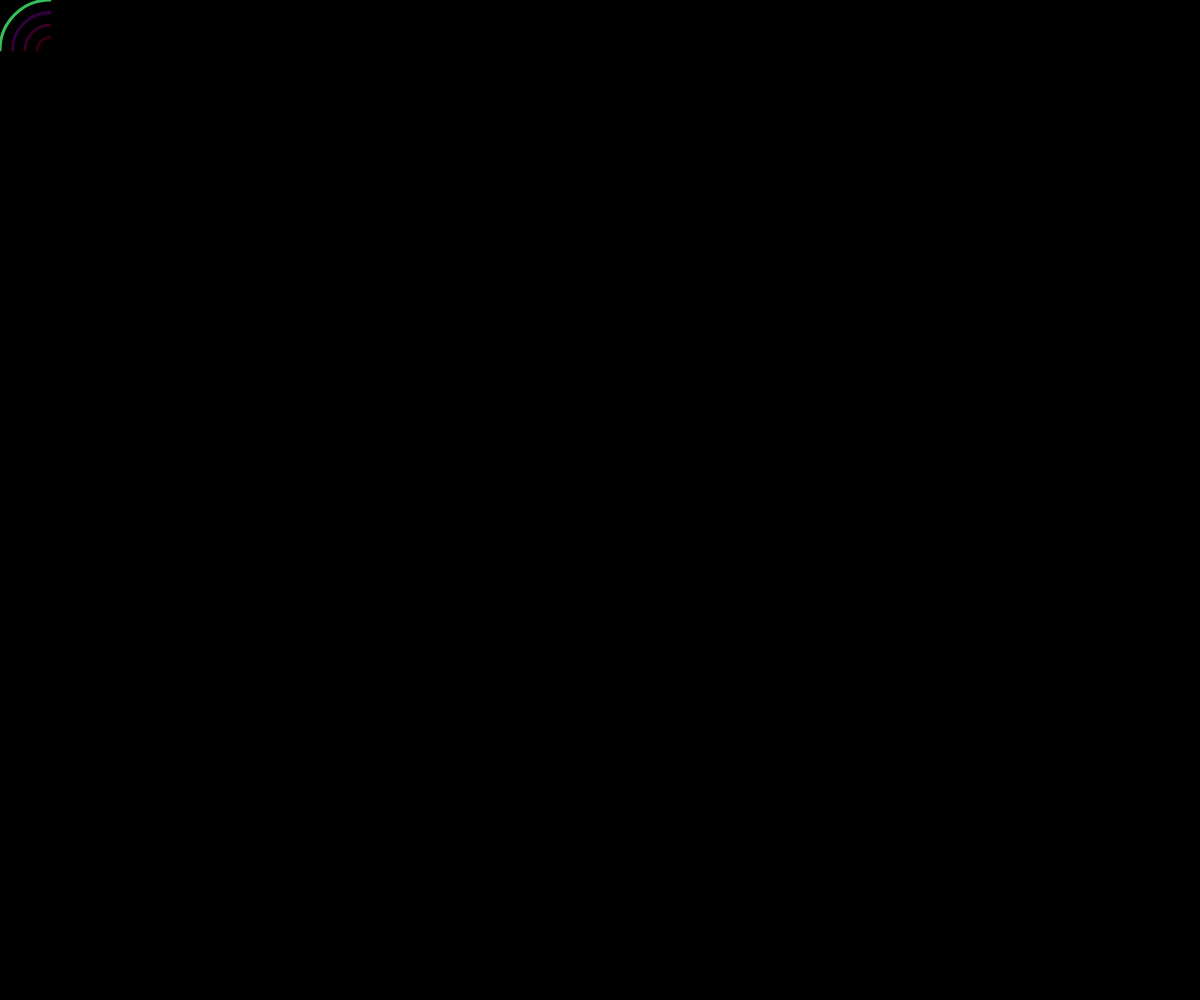
Frame 1 (no input)
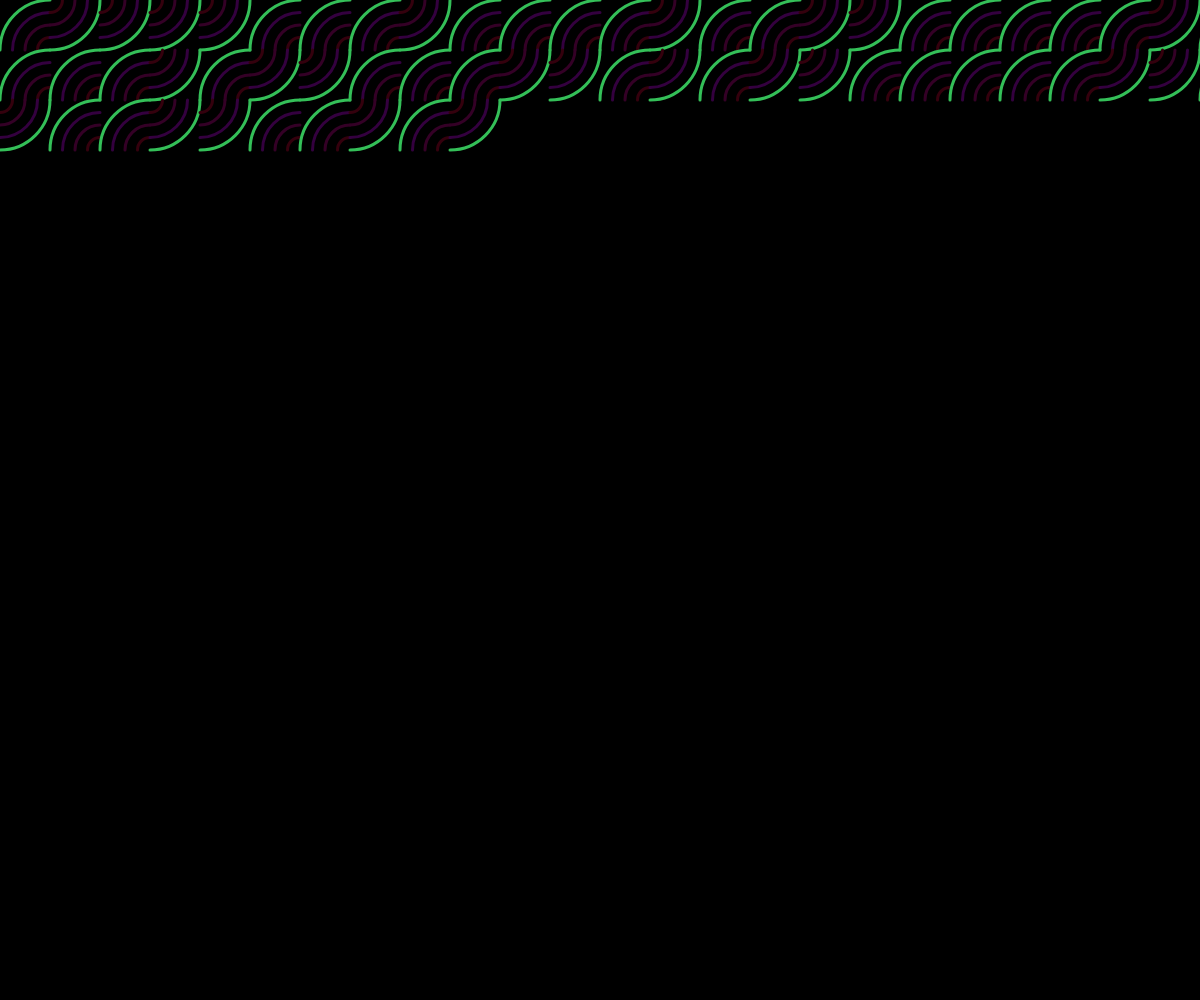
Frame 60 (no input)
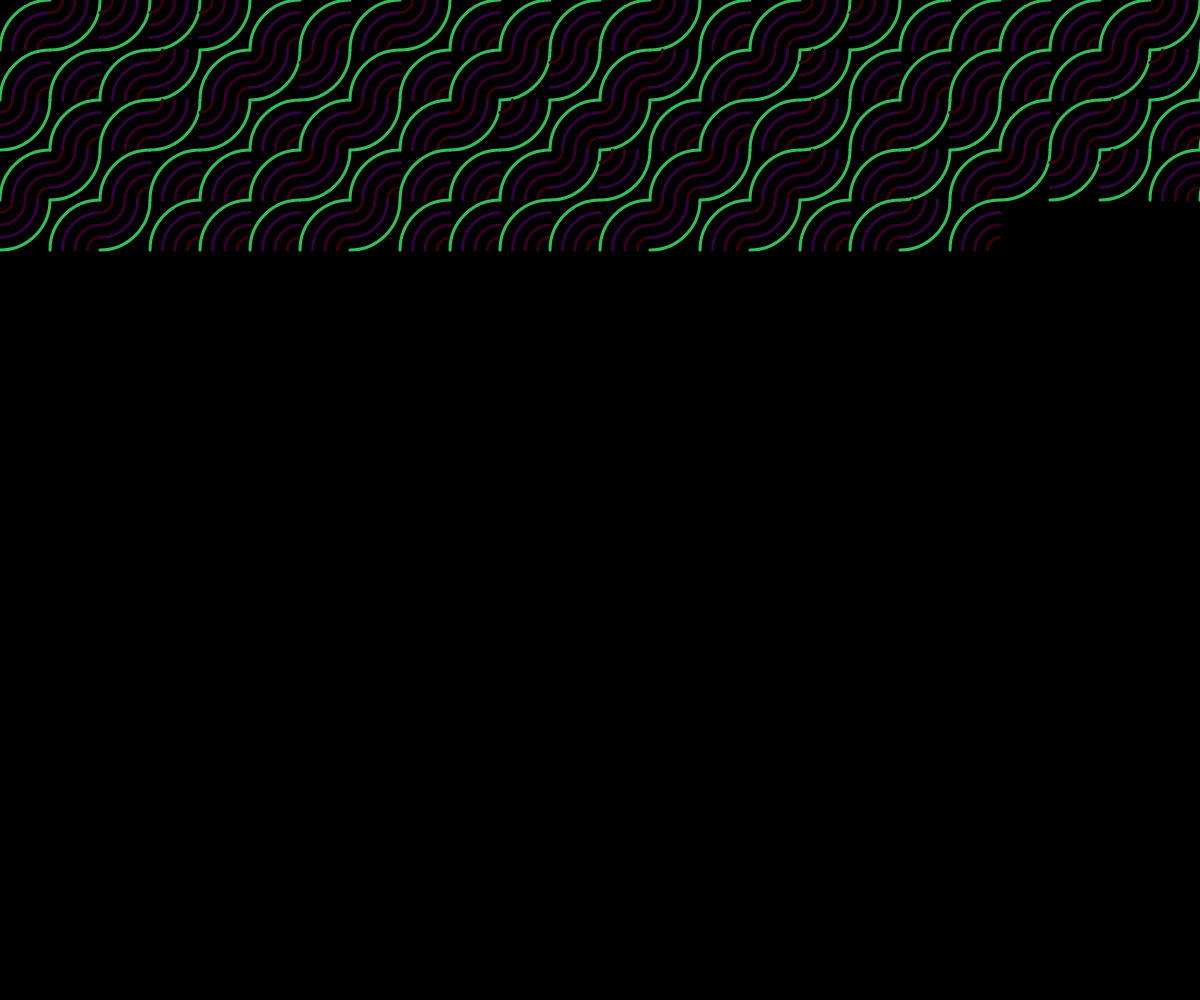
Frame 120 (the mouse pressed at the canvas centre since frame 60)

The p5.js sketch that drew these frames (run headless with seeded random() and noise() and a simulated clock; from frame 60 on, the mouse is pressed at the canvas centre):

// p5.js sketch
// ── sketch.js

let spacing=50;
let x=0;
let y=0;
let grid;
var w;
var h;
var rows;
var cols;
var step;
var c;
var r;
var g;
var b;


function make2DArray(rows,columns,val){
	var arr=new Array(rows);
	for(var i=0;i<rows;i++){
		arr[i]=new Array(columns);
		for (var j = 0; j < columns; j++) {
			arr[i][j]=0;
		}
	}

	return arr;
}

function setup() {
	createCanvas(windowWidth, windowHeight);
	w=windowWidth;
	h=windowHeight;
	rows=floor((w)/spacing);
	cols=floor((h)/spacing);
	grid=make2DArray(rows,cols,0);
	step=spacing/2;
	c=floor(map(random(4),0,4,0,255));

	 r=floor((200-c)%255);
	 g=floor((c-50)%255);
	 b=floor((c-70)%255);

	 r=floor(random(255));
	 g=floor(random(255));
	 b=floor(random(255));
	background(0);
}

function draw() {
	var val=random(1);

	strokeWeight(3);
	noFill();

	console.log(val);
	// if(val>=0 && val<=0.25)
	// {
	// 	for(var i=0;i<=spacing;i+=step)
	// 	{
	// 		stroke(r,g-i*10,b+i);
	// 		line(x,y+i,x+spacing,y+i);
	// 	}
	// }
	// else if(val>0.25 && val<=0.5)
	// {
	// 	for(var i=0;(spacing*2-i)>0;i+=step)
	// 	{
	// 		stroke(r,g-i*10,b+i);
	// 		arc(x,y,(spacing*2)-(i),(spacing*2)-(i),0,HALF_PI)
	// 		//line(x,y+i,x+spacing,y+i);
	// 	}
	// }
	// else if(val>0.5 && val<=0.75)
	// {
	// 	for(var i=0;(spacing*2-i)>0;i+=step)
	// 	{
	// 		stroke(r,g-i*10,b+i);
	// 		arc(x+spacing,y+spacing,(spacing*2)-(i),(spacing*2)-(i),-PI,-HALF_PI)
	// 		//line(x,y+i,x+spacing,y+i);
	// 	}
	// }
	// else if(val>0.75)
	// {
	// 	for(var i=0;i<=spacing;i+=step)
	// 	{
	// 		stroke(r,g-i*10,b+i);
	// 		line(x+i,y,x+i,y+spacing);
	// 	//	arc(x+spacing,y+spacing,(spacing*2)-(i),(spacing*2)-(i),-PI,-HALF_PI)
	// 		//line(x,y+i,x+spacing,y+i);
	// 	}
	// }


	// if(val>0.5){
	// 	//arcs
	// 	//arc(x,y,spacing,spacing,-HALF_PI,PI)
	//
	// 	//lines
	// 	line(x,y,x+spacing,y+spacing)
	// }
	// else{
	// 	//lines
	// 	line(x,y+spacing,x+spacing,y)
	//
	// 	//arcs
	// 	//arc(x,y,spacing,spacing,0,-HALF_PI);
	//
	//
	// }


	if(val<0.4)
	{
		for(var i=0;(spacing*2-i)>0;i+=step)
		{
			stroke(r,g-i*10,b-i);
			arc(x,y,(spacing*2)-(i),(spacing*2)-(i),0,HALF_PI)
			//line(x,y+i,x+spacing,y+i);
		}
	}
	else
	{
		for(var i=0;(spacing*2-i)>0;i+=step)
		{
			stroke(r,g-i*10,b-i);
			arc(x+spacing,y+spacing,(spacing*2)-(i),(spacing*2)-(i),-PI,-HALF_PI)
			//line(x,y+i,x+spacing,y+i);
		}
	}

	x=x+spacing;
	if(x>windowWidth)
	{
		x=0;
		y+=spacing;
	}

	if(y>windowHeight)
	{
		x=0;
		y=0;
		noLoop();
	}

}

// ── cell.js
function Cell(val, player){
  this.val=val;
  this.player=player;

}

Cell.prototype.update = function (val, player) {
  this.val=val;
  this.player=player;
};
